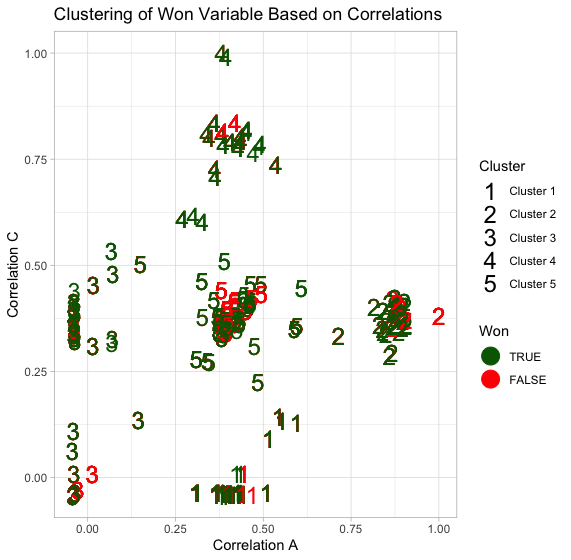

Source code (R):
library(tidyverse)

# read in data and create dataframe (df1)
df <- read_csv("/Users/mj/Documents/GitHub/DS-3001/week-11-reinforcement-lab/data-summary.csv")
df1 <- select(df,main_colors,opp_colors,on_play,num_turns,won)

# feature engineering (cora,corc)
df2 <- select(df,"deck_Adeline, Resplendent Cathar":"deck_Wrenn and Seven")
mat = data.matrix(df2)
vec1 <- vector()
vec3 <- vector()
for(i in 1:nrow(mat) ){
  x<-cor( mat[1,] , mat[i,])
  vec1 <- c(vec1,x)
  z<-cor( mat[47,] , mat[i,])
  vec3 <- c(vec3,z)
}

# add new features to dataframe
df1 <- df1 %>% mutate(cora = vec1)
df1 <- df1 %>% mutate(corc = vec3)

# make scatter plot comparing new features
ggplot(df1,aes(x=cora,y=corc))+geom_point()

############### Applying KMeans 
# Separating Columns
clust_data = df1[, c("corc", "cora")]
View(clust_data)


# Elbow Plot
explained_variance = function(data_in, k){
  
  # Running the kmeans algorithm.
  set.seed(1)
  kmeans_obj = kmeans(data_in, centers = k, algorithm = "Lloyd", iter.max = 30)
  
  # Variance accounted for by clusters:
  # var_exp = intercluster variance / total variance
  var_exp = kmeans_obj$betweenss / kmeans_obj$totss
  var_exp  
}

explained_var = sapply(1:10, explained_variance, data_in = clust_data)
elbow_data = data.frame(k = 1:10, explained_var)  # create data frame to visualize results of the data explained 
ggplot(elbow_data, 
       aes(x = k,  
           y = explained_var)) + 
  geom_point(size = 4) +           #<- sets the size of the data points
  geom_line(size = 1) +            #<- sets the thickness of the line
  xlab('k') + 
  ylab('Inter-cluster Variance / Total Variance') + 
  theme_light()

# 5 clusters have been selected

# Run KMeans
set.seed(1984)
kmeans_obj = kmeans(clust_data, centers = 5, algorithm = "Lloyd")  # Lloyd means Euclidean distance

# Visualizing Clusters 
clusters = as.factor(kmeans_obj$cluster)
ggplot(df1, aes(x = cora, 
                            y = corc,
                            color = won,  #<- tell R how to color 
                            #   the data points
                            shape = clusters)) + 
  geom_point(size = 6) +
  ggtitle("Clustering of Won Variable Based on Correlations") +
  xlab("Correlation A") +
  ylab("Correlation C") +
  scale_shape_manual(name = "Cluster", 
                     labels = c("Cluster 1", "Cluster 2", "Cluster 3", "Cluster 4", "Cluster 5" ),
                     values = c("1", "2", "3", "4", "5")) +
  scale_color_manual(name = "Won",         #<- tell R which colors to use and
                     #   which labels to include in the legend
                     labels = c("TRUE", "FALSE"),
                     values = c("dark green", "red")) +
  theme_light()
